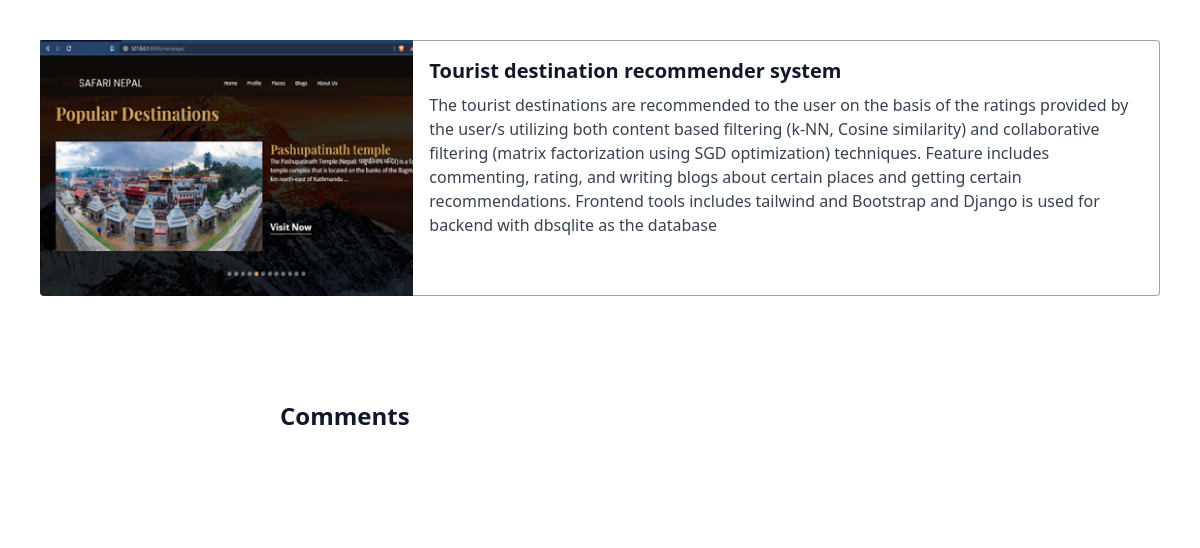
The page /1 on the database its author committed.
### project/models.py (models this page shows, shortened)
class Projects(models.Model):
    name= models.CharField(max_length=200)
    description = models.TextField(default='Lorem ipsum dolor, sit amet consectetur adipisicing elit. Alias, voluptas itaque nulla impedit sunt consequatur consectetur suscipit. Ad, porro ab explicabo dolorem quo, provident soluta quam quisquam error, nulla culpa.')
    thumbnail = models.ImageField(upload_to = 'static/images/')
    ispopolar = models.BooleanField(default=True)

### project/views.py (the view)
# urls.py: path('<int:pk>', views.project_detail, name='project_detail'),
def project_detail(request, pk):
  project = get_object_or_404(Projects, pk=pk)
  comments = Comment.objects.filter(project=project)
  return render(request, 'project.html', {'project': project, 'comments': comments})

### templates/project.html (shortened to what this page needs)
<div class="p-10">
    <div class=" h-64 w-full lg:max-w-full lg:flex">
      <div class="h-max lg:h-auto lg:w-1/3 flex-none bg-cover rounded-t lg:rounded-t-none lg:rounded-l text-center overflow-hidden" style="background-image: url('{{project.thumbnail}}')" title="Mountain">
      </div>
      <div class="border-r border-b border-l border-gray-400 lg:border-l-0 lg:border-t lg:border-gray-400 bg-white rounded-b lg:rounded-b-none lg:rounded-r p-4 flex flex-col justify-between leading-normal">
        <div class="mb-8">
          <div class="text-gray-900 font-bold text-xl mb-2">{{project.name}}</div>
          <p class="text-gray-700 text-base">{{project.description}}</p>
        </div>
        </div>
      </div>
    </div>
<div>
  <section class="bg-white dark:bg-gray-900 py-8 lg:py-16">
    <div class="max-w-2xl mx-auto px-4">
        <div class="flex justify-between items-center mb-6">
          <h2 class="text-lg lg:text-2xl font-bold text-gray-900 dark:text-white">Comments</h2>
      </div>
    </div>
  </section>
 <script src="https://cdn.tailwindcss.com"></script>

### rows shown on the page
Projects: thumbnail (picture), name "Tourist destination recommender system", description "The tourist destinations are recommended to the user on the basis of the ratings provided by the user/s utilizing both content based filtering (k-NN, Cosine similarity) and collaborative filtering (matrix factorization using SGD optimization) techniques. Feature includes commenting, rating, and writing blogs about certain places and getting certain recommendations. Frontend tools includes tailwind and Bootstrap and Django is used for backend with dbsqlite as the database"
